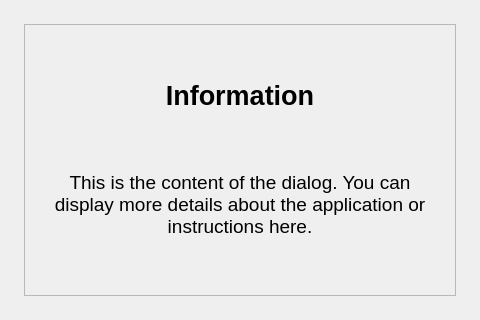
<?xml version="1.0" encoding="UTF-8"?>
<ui version="4.0">
 <class>InfoDialog</class>
 <widget class="QDialog" name="InfoDialog">
  <property name="geometry">
   <rect>
    <x>0</x>
    <y>0</y>
    <width>480</width>
    <height>320</height>
   </rect>
  </property>
  <property name="windowTitle">
   <string>Information</string>
  </property>
 
  <layout class="QVBoxLayout" name="verticalLayout" stretch="0">
   <property name="leftMargin">
    <number>24</number>
   </property>
   <property name="topMargin">
    <number>24</number>
   </property>
   <property name="rightMargin">
    <number>24</number>
   </property>
   <property name="bottomMargin">
    <number>24</number>
   </property>
   <item>
    <widget class="QFrame" name="card">
     <property name="frameShape">
      <enum>QFrame::StyledPanel</enum>
     </property>
     <property name="frameShadow">
      <enum>QFrame::Raised</enum>
     </property>
     <property name="lineWidth">
      <number>0</number>
     </property>
     <layout class="QVBoxLayout" name="cardLayout">
      <property name="spacing">
       <number>16</number>
      </property>
      <property name="leftMargin">
       <number>24</number>
      </property>
      <property name="topMargin">
       <number>24</number>
      </property>
      <property name="rightMargin">
       <number>24</number>
      </property>
      <property name="bottomMargin">
       <number>24</number>
      </property>
      <item>
       <widget class="QLabel" name="label_title">
        <property name="font">
         <font>
          <pointsize>20</pointsize>
          <weight>75</weight>
          <bold>true</bold>
         </font>
        </property>
        <property name="text">
         <string>Information</string>
        </property>
        <property name="alignment">
         <set>Qt::AlignCenter</set>
        </property>
       </widget>
      </item>
      <item>
       <widget class="QLabel" name="label_content">
        <property name="font">
         <font>
          <pointsize>14</pointsize>
         </font>
        </property>
        <property name="text">
         <string>This is the content of the dialog. You can display more details about the application or instructions here.</string>
        </property>
        <property name="alignment">
         <set>Qt::AlignCenter</set>
        </property>
        <property name="wordWrap">
         <bool>true</bool>
        </property>
       </widget>
      </item>
      <item>
       <layout class="QHBoxLayout" name="buttonLayout">
        <property name="spacing">
         <number>12</number>
        </property>
        <item>
         <spacer name="horizontalSpacer">
          <property name="orientation">
           <enum>Qt::Horizontal</enum>
          </property>
          <property name="sizeHint" stdset="0">
           <size>
            <width>40</width>
            <height>20</height>
           </size>
          </property>
         </spacer>
        </item>
       </layout>
      </item>
     </layout>
    </widget>
   </item>
  </layout>
 </widget>
 <resources/>
 <connections/>
</ui>
